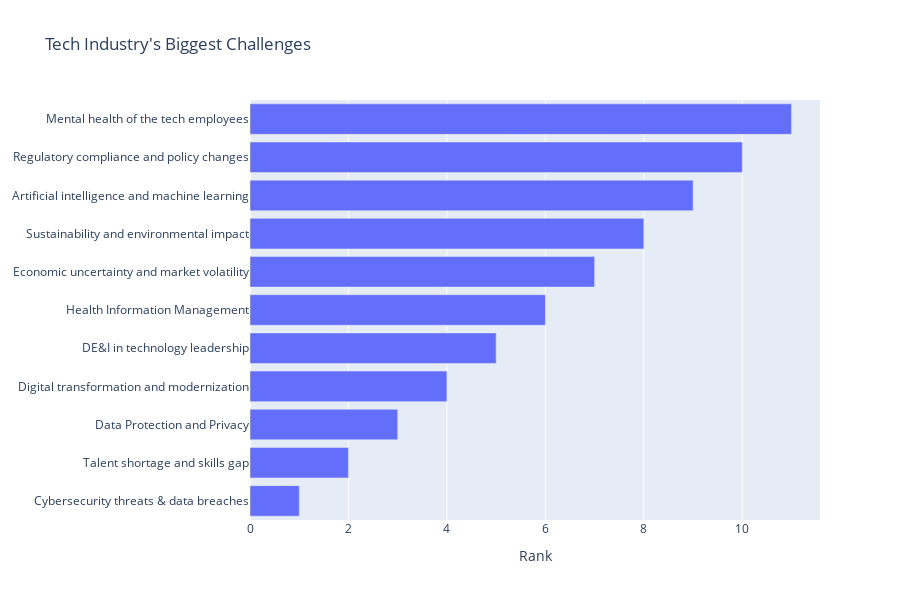

Source (notebook cell):
### Code cell
fig.update_layout(
    title="Tech Industry's Biggest Challenges",
    xaxis_title='Rank',
    yaxis_title=None,
    height=600,
)

pio.show(fig)

### Figure 1 — Plotly figure (JSON) as saved in the notebook; plotly's stock layout.template omitted (floating-point values rounded to 4 significant figures)
{"data": [{"orientation": "h", "type": "bar", "x": [1, 2, 3, 4, 5, 6, 7, 8, 9, 10, 11], "y": ["Cybersecurity threats & data breaches", "Talent shortage and skills gap", "Data Protection and Privacy", "Digital transformation and modernization", "DE&I in technology leadership", "Health Information Management", "Economic uncertainty and market volatility", "Sustainability and environmental impact", "Artificial intelligence and machine learning", "Regulatory compliance and policy changes", "Mental health of the tech employees"]}], "layout": {"height": 600, "title": {"text": "Tech Industry's Biggest Challenges"}, "xaxis": {"title": {"text": "Rank"}}, "yaxis": {"title": {}}}}
